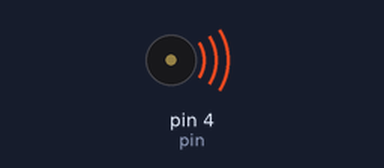
A sketch run on a simulated Arduino Uno, built with avr-gcc and run on an emulated ATmega328P. Shown: buzzer (waves = sounding).

Above: at 0.1 s.
At 12.6 s:
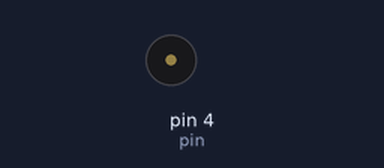
Timing chart, 0 to 14.1 s (numbered marks = the images above):
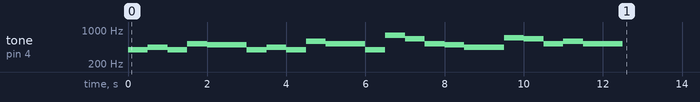

The sketch:

_18_buzzer_happy.ino
```cpp
// * note   frequency
// * c          261 Hz
// * d          294 Hz
// * e          329 Hz
// * f          349 Hz
// * g          392 Hz
// * a          440 Hz
// * b          493 Hz
// * C          523 Hz
// * D          587 Hz
// * E          659 Hz
// * F          699 Hz
// * G          784 Hz
// * A          880 Hz
// * B          989 Hz
uint8_t pin = 4;
uint16_t duration = 1000;
char notes[] = "GGAGcB GGAGdc GGgecBA ffecdc";

uint8_t tempos[] = {
  4, 4, 2, 2, 2, 1, 16,
  4, 4, 2, 2, 2, 1, 16,
  4, 4, 2, 2, 2, 2, 1,
  16, 4, 4, 2, 2, 2, 1
};

void setup() {
  pinMode(pin, OUTPUT);

  for (uint8_t index = 0; index < sizeof(notes); index++) {
    if (notes[index] == '\s')
      delay(duration / tempos[index]);
    else
      playNotes(notes[index], duration / tempos[index]);
  }
}

void loop() {

}

void playNotes(char note, uint16_t duration) {
  char notesCollection[] = {'C', 'D', 'E', 'F', 'G', 'A', 'B', 'c', 'd', 'e', 'f', 'g', 'a', 'b'};
  uint16_t frequencyCollection[] = { 261, 294, 329, 349, 392, 440, 493, 523, 587, 659, 699, 784, 880, 989 };

  for (uint8_t index = 0; index < sizeof(notesCollection) - 1; index++) {
    if (notesCollection[index] == note) {
      tone(pin, frequencyCollection[index], duration);
      delay(duration);
      break;
    }
  }
}
```
